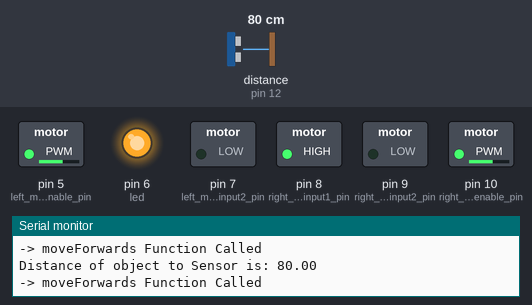
This sketch was run on a simulated Arduino Uno, built with avr-gcc and run on an emulated ATmega328P. Shown: switched loads named in the sketch (green lamp = pin HIGH), output pins drawn as LEDs (lit = HIGH), the last lines printed to the serial monitor. Dashed ring = blinking. The test bench sets the inputs (shaded band); at power-on: distance to the obstacle (sensor on pin 12) 80 cm. The echo pulse lasts 58.3 µs per cm.

Above: at 1.2 s.
1.3 s: distance to the obstacle (sensor on pin 12) set to 6 cm
4.3 s: distance to the obstacle (sensor on pin 12) set to 3 cm
At 5.1 s:
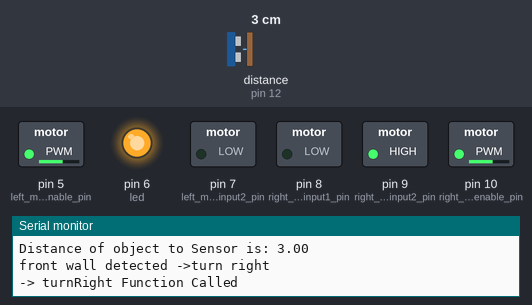
At 6.0 s:
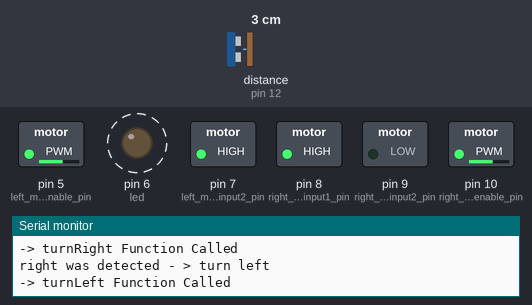
Timing chart, 0 to 13.3 s (numbered marks = the images above; inputs shaded):
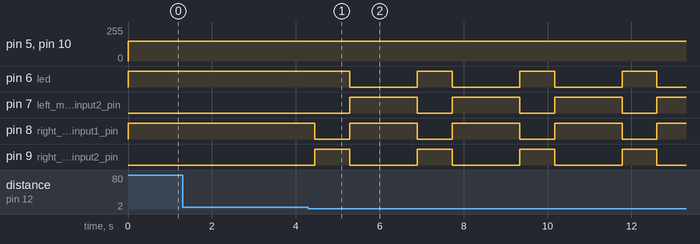

Measured:
- the behaviour switches between 5 and 4 cm on distance to the obstacle (sensor on pin 12) (found by bisection; images 0 and 1)
- after the input at 4.3 s, pin 6 (led): alternates HIGH for 0.83 s and LOW for 1.6 s, starting after 0.98 s; pin 7 (left_motor_input2_pin): alternates HIGH for 1.6 s and LOW for 0.83 s, starting after 0.98 s

The sketch:

for_video.ino
```cpp
#define led 6
#include <HCSR04.h>

#define left_motor_enable_pin 5
#define left_motor_input1_pin 6
#define left_motor_input2_pin 7
#define right_motor_input1_pin 8
#define right_motor_input2_pin 9
#define right_motor_enable_pin 10


int trigger = 11;
int echo = 12;

UltraSonicDistanceSensor distanceSensor(trigger, echo);

void setup() {
  // put your setup code here, to run once:
  pinMode(led, OUTPUT);
  Serial.begin(9600);

  // Set pins
    pinMode(left_motor_enable_pin, OUTPUT);
    pinMode(right_motor_enable_pin, OUTPUT);
    pinMode(left_motor_input1_pin, OUTPUT);
    pinMode(left_motor_input2_pin, OUTPUT);
    pinMode(right_motor_input1_pin, OUTPUT);
    pinMode(right_motor_input2_pin, OUTPUT);
}

void loop() {
  // put your main code here, to run repeatedly:

  double distance = distanceSensor.measureDistanceCm();
  Serial.print("Distance of object to Sensor is: ");
  Serial.println(distance);

 if (distance > 4.5){
  moveForwards();
 }
 else if (distance < 4.5){
  Serial.println("front wall detected ->turn right");
  turnRight();

  delay(800); // check if it turns 90 degrees
  distance = distanceSensor.measureDistanceCm();

  if (distance < 4.5) {
    Serial.println("right was detected - > turn left");
    turnLeft();

    delay(1600);
  }
 }
}

  unsigned int max_speed = 150;

void moveForwards()
{
    // Set both motors to go forwards
    digitalWrite(left_motor_input1_pin, HIGH);
    digitalWrite(left_motor_input2_pin, LOW);
    digitalWrite(right_motor_input1_pin, HIGH);
    digitalWrite(right_motor_input2_pin, LOW);

    // Enable motors at specific speed
    analogWrite(left_motor_enable_pin, max_speed);
    analogWrite(right_motor_enable_pin, max_speed);

    Serial.println("-> moveForwards Function Called");
}

void turnRight()
{
    // Set left motor to go forwards
    digitalWrite(left_motor_input1_pin, HIGH);
    digitalWrite(left_motor_input2_pin, LOW);

    // Set right motor to go backwards
    digitalWrite(right_motor_input1_pin, LOW);
    digitalWrite(right_motor_input2_pin, HIGH);

    // Enable motors at specific speed
    analogWrite(left_motor_enable_pin, max_speed);
    analogWrite(right_motor_enable_pin, max_speed);

    Serial.println("-> turnRight Function Called");
}


void turnLeft()
{
    // Set left motor to go backwards
    digitalWrite(left_motor_input1_pin, LOW);
    digitalWrite(left_motor_input2_pin, HIGH);

    // Set right motor to go forwards
    digitalWrite(right_motor_input1_pin, HIGH);
    digitalWrite(right_motor_input2_pin, LOW);

    // Enable motors at specific speed
    analogWrite(left_motor_enable_pin, max_speed);
    analogWrite(right_motor_enable_pin, max_speed);

    Serial.println("-> turnLeft Function Called");
}
```
